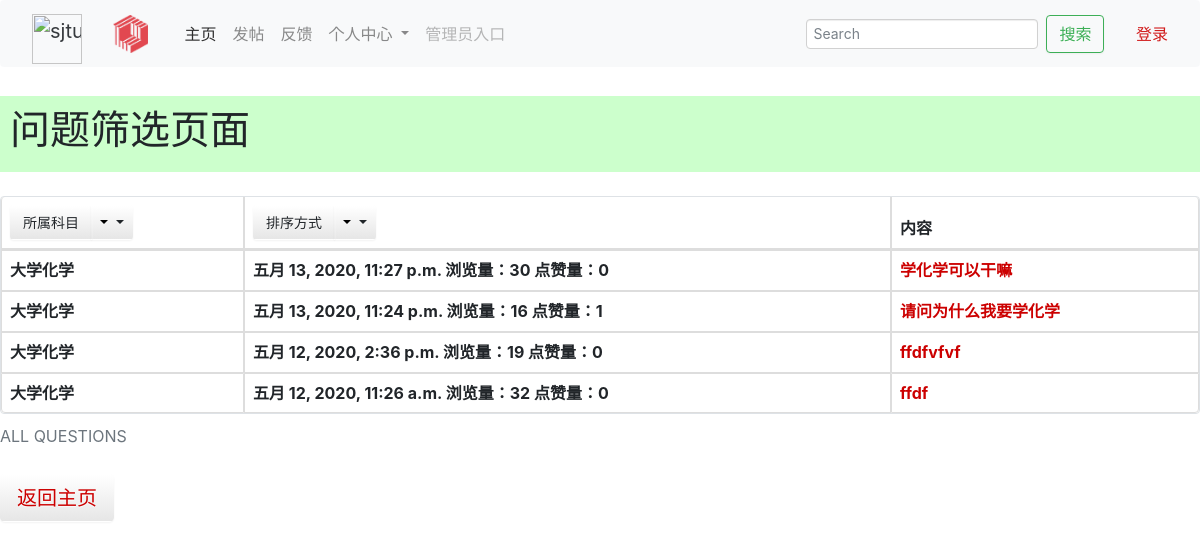
/qas_system/select/2/10/, run on an earlier commit of the app's database.
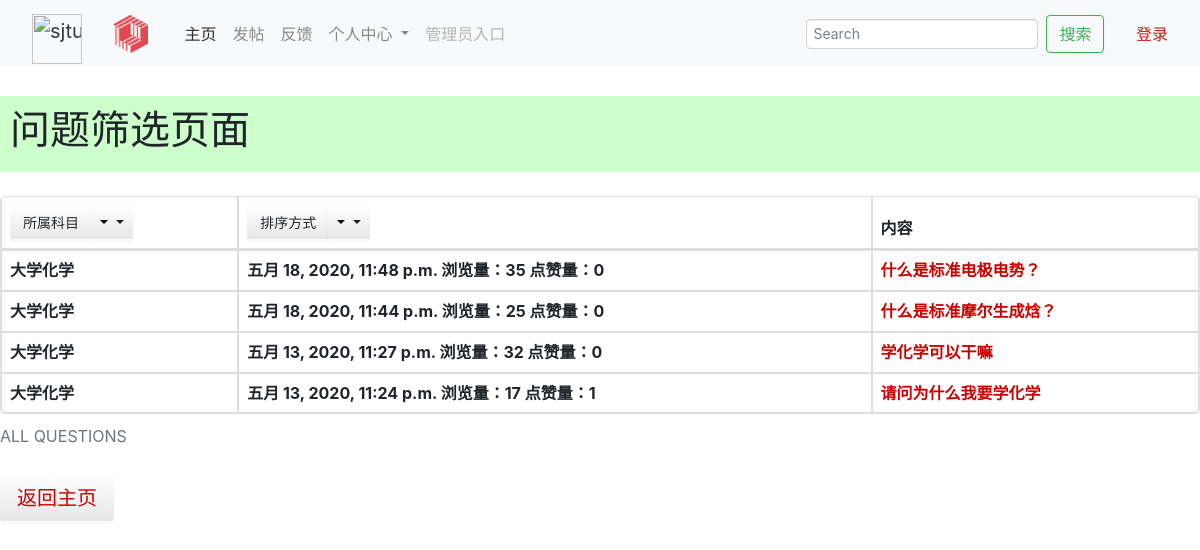
And on a later commit of the database.
### qas_system/models.py (models this page shows, shortened)
class Question(models.Model):
    question_title = models.CharField(verbose_name='标题', max_length=30, blank=False)
    question_text = RichTextField(verbose_name='具体描述')
    question_subject = models.ForeignKey('Subject', verbose_name='科目', on_delete=models.CASCADE)
    pub_date = models.DateTimeField(auto_now=True, verbose_name='提问日期')
    page_views = models.PositiveIntegerField(default=0, verbose_name='浏览量')
    questioner = models.ForeignKey('User', verbose_name='提问者', on_delete=models.CASCADE)
    good_num = models.IntegerField(default=0, verbose_name='点赞量')

class Subject(models.Model):
    name = models.CharField(max_length=30, unique=True, verbose_name='科目名称')
    def __str__(self):
        return self.name

### qas_system/views.py (the view)
# urls.py: path('select/<int:sequencing>/<int:question_subject>/', views.select_result,  # 问题筛选结果页面 sequencing为0,1,2
def select_result(request, sequencing, question_subject):
    if sequencing == 0:
        select_result_list = Question.objects.filter(question_subject_id=question_subject).order_by('-page_views')
    elif sequencing == 1:
        select_result_list = Question.objects.filter(question_subject_id=question_subject).order_by('-good_num')
    elif sequencing == 2:
        select_result_list = Question.objects.filter(question_subject_id=question_subject).order_by('-pub_date')
    else:
        return render(request, 'mainpage.html')
    all_subject = Subject.objects.all()
    context = {
        'select_result_list': select_result_list,
        'sequencing': sequencing,
        'all_subject': all_subject,
        'this_subject': question_subject,
    }
    return render(request, 'select_result.html', context)

### templates/select_result.html (shortened to what this page needs)
<html xmlns="http://www.w3.org/1999/html">
<head>
    <link rel="stylesheet" href="https://cdnjs.cloudflare.com/ajax/libs/twitter-bootstrap/3.3.7/css/bootstrap.min.css">
    <link rel="stylesheet" href="https://cdn.staticfile.org/twitter-bootstrap/3.3.7/css/bootstrap.min.css">
</head>
{% extends 'base.html' %}
{% load static %}
{% block link_before %}
    <link href="{% static 'bootstrap-combined.min.css' %}" rel="stylesheet">
{% endblock %}
{% block link_after %}
    <link href="{% static 'layoutit.css'%}" rel="stylesheet">
{% endblock %}
{% block content %}
<body>
<div class="all">
<div class="tt">
    <h1>问题筛选页面</h1>
</div>
<table class="table table-bordered">
	<caption>ALL QUESTIONS</caption>
	<thead>
		<tr>
			<th>
             <div class="btn-group">
	<button type="button" class="btn btn-default">所属科目</button>
	<button type="button" class="btn btn-default dropdown-toggle"
			data-toggle="dropdown">
		<span class="caret"></span>
	</button>
</div>
            </th>
			<th>
                <div class="btn-group">
	<button type="button" class="btn btn-default">排序方式</button>
	<button type="button" class="btn btn-default dropdown-toggle"
			data-toggle="dropdown">
		<span class="caret"></span>
	</button>
</div>
            </th>
			<th>内容</th>
		</tr>
	</thead>
	<br>
     {% if select_result_list %}
         {% for question in select_result_list %}
     <tr>
         <th>{{ question.question_subject }} <br> </th>
         <th>{{ question.pub_date }} 浏览量：{{ question.page_views }} 点赞量：{{ question.good_num }}<br> </th>
     <th> <a href="/qas_system/question/{{ question.id }}/">{{ question.question_title }}<br></a> </th>
     </tr>
         {% endfor %}
     {% else %}
         <p>根据您的筛选条件未找到筛选结果，点击下面的链接返回。</p>
         <a href="/qas_system/select/", target="_self">返回筛选页面</a></br>
         <a href="/qas_system/", target="_self">返回主页</a>
     {% endif %}
</table>
<p>
    <button type="button" class="btn btn-default btn-lg "><a href="/qas_system/" , target="_self">返回主页</a></button>
</p>
</div>
</body>
{% endblock %}

What changed in the data, as far as the page shows it:
changed Question: pub_date "五月 12, 2020, 11:26 a.m." → "五月 18, 2020, 11:48 p.m."; page_views "32" → "35"; question_title "ffdf" → "什么是标准电极电势？"; moves up the list
changed Question: pub_date "五月 12, 2020, 2:36 p.m." → "五月 18, 2020, 11:44 p.m."; page_views "19" → "25"; question_title "ffdfvfvf" → "什么是标准摩尔生成焓？"; moves up the list
changed Question "五月 13, 2020, 11:27 p.m.": page_views "30" → "32"
changed Question "五月 13, 2020, 11:24 p.m.": page_views "16" → "17"
